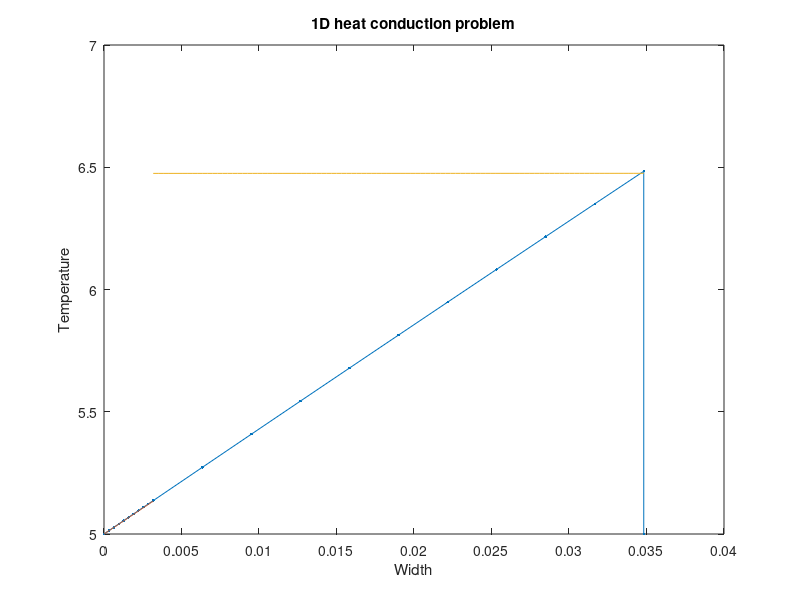

This figure's MATLAB source:
function F=driver

% clear the console screen
clc; close all;clf
% load the data structure with info pertaining to the physical problem
dat.condu=@condu;
dat.esrc=@esrc;
dat.width=[0.003175 0.034823 0.034829];
bc.left.type=2; %0=neumann, 1=robin, 2=dirichlet
bc.left.C=5; % (that data is C in: +Ddu/dn=C // u/4+D/2du/dn=C // u=C)
bc.rite.type=1;
bc.rite.C=2;
dat.bc=bc; clear bc;

% load the numerical parameters, npar, structure pertaining to numerics
% number of elements
npar.ne = 10;
npar.nelgap = 2*npar.ne;
npar.nel = 3*npar.ne;
% domain
npar.x(1:(npar.ne+1)) = linspace(0,dat.width(1),npar.ne+1);
npar.x((npar.ne+1):(2*npar.ne+1)) = linspace(dat.width(1),dat.width(2),npar.ne+1);
npar.x((2*npar.ne+1):(3*npar.ne+1)) = linspace(dat.width(2),dat.width(3),npar.ne+1);
% polynomial degree
npar.porder=1;
% nbr of dofs per variable
npar.ndofs = npar.porder*npar.nel+2;
% connectivity
gn=zeros(npar.nel,npar.porder+1);
gn(1,:)=linspace(1,npar.porder+1,npar.porder+1);
for iel=2:npar.nelgap
    gn(iel,:)=[gn(iel-1,end) , gn(iel-1,2:end)+npar.porder ];
end
for iel=(npar.nelgap+2)
    gn(iel-1,:)=[gn(iel-2,end)+1 , gn(iel-2,2:end)+1+npar.porder ];
end
for iel=(npar.nelgap+2):npar.nel
    gn(iel,:)=[gn(iel-1,end) , gn(iel-1,2:end)+npar.porder ];
end
npar.gn=gn; clear gn;

% solve system
F = solve_fem3(dat,npar);
% plot
figure(1)

npar.xf(1:(npar.ne+1)) = linspace(0,dat.width(1),npar.ne+1);
npar.xf((npar.ne+1):(2*npar.ne+1)) = linspace(dat.width(1),dat.width(2),npar.ne+1);
npar.xf((2*npar.ne+2):(3*npar.ne+2)) = linspace(dat.width(2),dat.width(3),npar.ne+1);

plot(npar.xf,F,'.-'); hold all
title('1D heat conduction problem')
xlabel('Width')
ylabel('Temperature')

% verification is always good
verif_hc_eq(dat)

return
end

%%%%%%%%%%%%%%%%%%%%%%%%%%%%%%%%%%%%%

function u=solve_fem3(dat,npar)

% initial guess
% (not needed if a direct method is used to solve the linear system)
u=ones(npar.ndofs,1);

% assemble the matrix and the rhs
[A,b]=assemble_system(npar,dat);

% solve
u=A\b;

return
end
%%%%%%%%%%%%%%%%%%%%%%%%%%%%%%%%%%%%%

function [A,rhs]=assemble_system(npar,dat)
% assemble the matrix, the rhs, apply BC

% shortcuts
porder= npar.porder;
gn    = npar.gn;
nel   = npar.nel;
g1 = npar.nelgap+1;
g2 = npar.nelgap+2;
% ideally, we would analyze the connectivity to determine nnz
nnz=(porder+3)*nel; %this is an upperbound, not exact
% n: linear system size
n=nel*porder+2;
% allocate memory
A=spalloc(n,n,nnz);
rhs=zeros(n,1);

% compute local matrices
% load Gauss Legendre quadrature (GLQ is exact on polynomials of degree up to 2n-1,
% while using only integrand evaluations (n-point quadrature).
% estimate the max poly order (it comes from the mass matrix  when coef. are
% piecewise constant and the material mesh matches the computational mesh
poly_max=2*porder;
[xq,wq] = GLNodeWt(porder+1);
% initialize local matrices/vectors
m=zeros(porder+1,porder+1);
k=m;
f=zeros(porder+1,1);
% store shapeset
[b,dbdx] =feshpln(xq,porder);

% definition of the weak form:
% int_domain (grad u D grad b) - int_bd_domain (b D grad u n) ...
%      + int_domain( XSa u b) = int_domain (b rhs)

% loop over elements
for iel=1:npar.nel
    % element extremities
    x0=npar.x(iel);
    x1=npar.x(iel+1);
    % jacobian of the transformation to the ref. element
    Jac=(x1-x0)/2;
    % get x values in the interval
    x=(x1+x0)/2+xq*(x1-x0)/2;
    d=dat.condu(x);
    q=dat.esrc(x);
    % compute local matrices + load vector
    for i=1:porder+1
        for j=1:porder+1
            m(i,j)= dot(0.*wq.*b(:,i)    , b(:,j));
            k(i,j)= dot(d.*wq.*dbdx(:,i) , dbdx(:,j));
        end
        f(i)= dot(q.*wq, b(:,i));
    end
    % assemble
    A(gn(iel,:),gn(iel,:)) = A(gn(iel,:),gn(iel,:)) + ...
       m*Jac + k/Jac;
    rhs(gn(iel,:)) = rhs(gn(iel,:)) + f*Jac;
end

% apply natural BC
Dirichlet_nodes=[];
Dirichlet_val=[];
switch dat.bc.left.type
    case 0 % Neumann, int_bd_domain (b D grad u n) is on the RHS
        rhs(1)=rhs(1)+dat.bc.left.C;
    case 1 % Robin
        A(1,1)=A(1,1)+1/2;
        rhs(1)=rhs(1)+2*dat.bc.left.C;
    case 2 % Dirichlet
        Dirichlet_nodes=[Dirichlet_nodes 1];
        Dirichlet_val=[Dirichlet_val dat.bc.left.C];
end
switch dat.bc.rite.type
    case 0 % Neumann, int_bd_domain (b D grad u n) is on the RHS
        rhs(g1)=rhs(g1)+dat.bc.rite.C;
    case 1 % Robin
        A(g1,g1)=A(g1,g1)+1/2;
        rhs(g1)=rhs(g1)+2*dat.bc.rite.C;
    case 2 % Dirichlet
        Dirichlet_nodes=[Dirichlet_nodes g1];
        Dirichlet_val=[Dirichlet_val dat.bc.rite.C];
end
switch dat.bc.left.type
    case 0 % Neumann, int_bd_domain (b D grad u n) is on the RHS
        rhs(g2)=rhs(g2)+dat.bc.left.C;
    case 1 % Robin
        A(g2,g2)=A(g2,g2)+1/2;
        rhs(g2)=rhs(g2)+2*dat.bc.left.C;
    case 2 % Dirichlet
        Dirichlet_nodes=[Dirichlet_nodes g2];
        Dirichlet_val=[Dirichlet_val dat.bc.left.C];
end
switch dat.bc.rite.type
    case 0 % Neumann, int_bd_domain (b D grad u n) is on the RHS
        rhs(n)=rhs(n)+dat.bc.rite.C;
    case 1 % Robin
        A(n,n)=A(n,n)+1/2;
        rhs(n)=rhs(n)+2*dat.bc.rite.C;
    case 2 % Dirichlet
        Dirichlet_nodes=[Dirichlet_nodes n];
        Dirichlet_val=[Dirichlet_val dat.bc.rite.C];
end
% apply Dirichlet BC
for i=1:length(Dirichlet_nodes);% loop on the number of constraints
    id=Dirichlet_nodes(i);      % extract the dof of a constraint
    bcval=Dirichlet_val(i);
    rhs=rhs-bcval*A(:,id);  % modify the rhs using constrained value
    A(id,:)=0; % set all the id-th row to zero
    A(:,id)=0; % set all the id-th column to zero (symmetrize A)
    A(id,id)=1;            % set the id-th diagonal to unity
    rhs(id)=bcval;         % put the constrained value in the rhs
end

return
end
%%%%%%%%%%%%%%%%%%%%%%%%%%%%%%%%%%%%%

function [shapefun,dhdx]=feshpln (xv,p)
% computes the finite element basis functions and their first derivatives
% for any order p
% here, we use Lagrangian FE functions

xd=linspace(-1,1,p+1);

shapefun=zeros(length(xv),p+1);
dhdx    =zeros(length(xv),p+1);

% shape function
for i=1:p+1
    num=1.;
    den=1.;
    for j=1:p+1
        if(j~=i)
            num=num.*(xv-xd(j));
            den=den.*(xd(i)-xd(j));
        end
    end
    shapefun(:,i)=num./den;
end

% derivative of the shape function
for i=1:p+1
    sum=0.;
    den=1.;
    for j=1:p+1
        if(j~=i)
            num=1;
            for k=1:p+1
                if((k~=i)&&(k~=j))
                    num=num.*(xv-xd(k));
                end
            end
            sum=sum+num;
            den=den.*(xd(i)-xd(j));
        end
    end
    dhdx(:,i)=sum./den;
end

return
end
%%%%%%%%%%%%%%%%%%%%%%%%%%%%%%%%%%%%%%

function [x,w] = GLNodeWt(n)
% GLNodeWt  Nodes and weights for Gauss-Legendre quadrature of arbitrary order
%           obtained by solving an eigenvalue problem
%
% Synopsis:  [x,w] = GLNodeWt(n)
%
% Input:     n = order of quadrature rule
%
% Output:    x = vector of nodes
%            w = vector of weights

%  Algorithm based on ideas from Golub and Welsch, and Gautschi.  For a
%  condensed presentation see H.R. Schwarz, "Numerical Analysis: A
%  Comprehensive Introduction," 1989, Wiley.  Original MATLAB
%  implementation by H.W. Wilson and L.H. Turcotte, "Advanced Mathematics
%  and Mechanics Applications Using MATLAB," 2nd ed., 1998, CRC Press

beta   = (1:n-1)./sqrt(4*(1:n-1).^2 - 1);
J      = diag(beta,-1) + diag(beta,1);    % eig(J) needs J in full storage
[V,D]  = eig(J);
[x,ix] = sort(diag(D));  %  nodes are eigenvalues, which are on diagonal of D
w      = 2*V(1,ix)'.^2;  %  V(1,ix)' is column vector of first row of sorted V

return
end
%%%%%%%%%%%%%%%%%%%%%%%%%%%%%%%%%%%%%

function verif_hc_eq(dat)

cd=dat.condu; src=dat.esrc; L=dat.width;

switch dat.bc.left.type
    case 0 % Neumann
        % +Ddu/dn=C on the left becomes: -Ddu/dx=C <==> -D.B=C <==> B=-C/D
        mat(1,1:6) =[1,0,0,0,0,0];
        b(1) = -dat.bc.left.C / cd(0);
    case 1 % Robin
        % u/4+D/2du/dn=C on the left becomes: u/4-D/2du/dx=C 
        % <==> -(D/2)*B+E/4=C 
        mat(1,1:6) =[-cd(0)/2,1/4];
        b(1) = dat.bc.left.C;
    case 2 % Dirichlet
        mat(1,1:6) =[0,1,0,0,0,0];
        b(1) = dat.bc.left.C;
end
switch dat.bc.rite.type
    case 0 % Neumann
        % +Ddu/dn=C on the right becomes: Ddu/dx=C <==> D.B=C <==> B=C/D
        mat(6,1:6) =[0,0,0,0,1,0];
        b(6) = dat.bc.rite.C / cd(L(3));
    case 1 % Robin
        % u/4+D/2du/dn=C on the right becomes: u/4+D/2du/dx=C 
        % <==> (BL+E)/4 + (D/2)*B = C 
        mat(6,1:6) =[0,0,0,0,L(3)/4+cd(L(3))/2,1/4];
        b(6) = dat.bc.rite.C;
    case 2 % Dirichlet
        mat(6,1:6) =[0,0,0,0,L(3),1];
        b(6) = dat.bc.rite.C;
end

Y=-src(L(1))/(2*cd(L(1)));

mat(2,1:6) =[1,0,-1,0,0,0];
mat(3,1:6) =[0,0,cd(L(1)),0,-cd(L(3)),0];
mat(4,1:6) =[L(1),1,-L(1),-1,0,0];
mat(5,1:6) =[0,0,L(2),1,-L(2),-1];
b(2) =2*Y*L(1);
b(3) =-2*Y*L(2);
b(4) =Y*L(1)*L(1);
b(5) =-Y*L(2)*L(2);

% get coefficient for the analytical solution
a=mat\b';
x1=linspace(0,L(1));
x2=linspace(L(1),L(2));
x3=linspace(L(2),L(3));
y1=a(1)*x1+a(2);
y2=Y*(x2.^2)+a(3)*x2+a(4);
y3=a(5)*x3+a(6);
plot(x1,y1,x2,y3,x3,y3,'r-'); hold all;

return
end

%%%%%%%%%%%%%%%%%%%%%%%%%%%%%%%%%%%%%
function y=condu(x)
w=[0.003175 0.034823 0.034829];
if x<=w(2)
    y=0.018;
else
    y=0.0162;
end
return
end
%%%%%%%%%%%%%%%%%%%%%%%%%%%%%%%%%%%%%
function y=esrc(x)
w=[0.003175 0.034823 0.034829];
if (x<=w(1)) | (x>=w(2)) 
    y=0;
else
    y=0.5;
end
return
end
%%%%%%%%%%%%%%%%%%%%%%%%%%%%%%%%%%%%%
